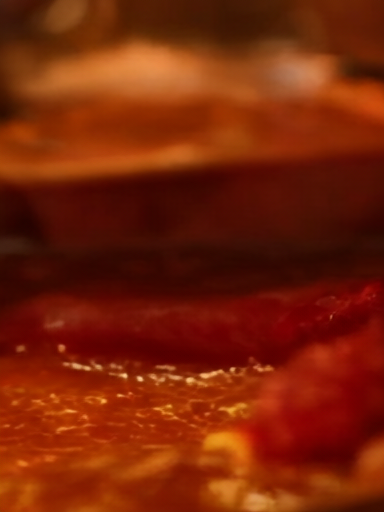

Recreate this plot in Python.
# M1 Smoke A: LTX-Video 2B via diffusers on V100 (fp16)
# 384x512 portrait, 33 frames @24fps (~1.4s), 15 steps, seed 42
import os, json, time, traceback

import numpy as np
import torch

OUT_DIR = "/root/cradle/reports/milestones"
MODEL_DIR = "/root/cradle/models/ltx-video-2b"
MP4 = os.path.join(OUT_DIR, "m1_ltx_smoke.mp4")
PNG = os.path.join(OUT_DIR, "m1_ltx_smoke.png")
JSN = os.path.join(OUT_DIR, "m1_ltx_smoke.json")

RESULT = {"script": "m1_ltx_smoke", "params": {
    "model": "Lightricks LTX-Video 2B v0.9.x diffusers layout (AI-ModelScope/LTX-Video transformer+vae fp32, cast fp16 at load)",
    "text_encoder": "google/t5-v1_1-xxl fp16 from AI-ModelScope/FLUX.1-dev text_encoder_2",
    "height": 512, "width": 384, "num_frames": 33, "fps": 24, "steps": 15,
    "guidance_scale": 3.0, "seed": 42, "dtype": "float16",
}, "attempts": []}

def frame_stats(frames):
    arr = np.stack([np.asarray(f.convert("L"), dtype=np.float32) for f in frames])
    return {"n_frames": int(arr.shape[0]), "gray_mean": round(float(arr.mean()), 2),
            "gray_std": round(float(arr.std()), 2), "gray_min": round(float(arr.min()), 2),
            "gray_max": round(float(arr.max()), 2)}

def looks_black(stats):
    return stats["gray_mean"] < 12 or stats["gray_std"] < 8

def save_video(frames, path, fps=24):
    import imageio.v2 as imageio
    w = imageio.get_writer(path, fps=fps, codec="libx264", quality=8,
                           macro_block_size=None, ffmpeg_params=["-pix_fmt", "yuv420p"])
    for f in frames:
        w.append_data(np.asarray(f.convert("RGB")))
    w.close()

def main():
    import diffusers
    from diffusers import LTXPipeline, AutoencoderKLLTXVideo
    try:
        from diffusers import LTXTransformer3DModel
    except ImportError:
        from diffusers.models.transformers.transformer_ltx import LTXVideoTransformer3DModel as LTXTransformer3DModel
    from transformers import T5EncoderModel, AutoTokenizer
    import imageio.v2 as imageio

    sched_cls = None
    for name in dir(diffusers):
        if "LTX" in name and "Scheduler" in name:
            sched_cls = getattr(diffusers, name)
            break
    from diffusers import FlowMatchEulerDiscreteScheduler
    # LTX-Video 0.9.x uses FlowMatchEulerDiscreteScheduler with dynamic shifting
    # (repo scheduler_config: base_shift 0.95 / max_shift 2.05 / seq len 256-4096)
    sched = FlowMatchEulerDiscreteScheduler.from_config({
        "num_train_timesteps": 1000, "base_image_seq_len": 256, "max_image_seq_len": 4096,
        "base_shift": 0.95, "max_shift": 2.05, "use_dynamic_shifting": True,
    })
    RESULT["scheduler_class"] = "FlowMatchEulerDiscreteScheduler(dynamic shifting; LTX-specific classes present: %s)" % (sched_cls or "none in diffusers 0.33")

    t0 = time.time()
    dtype = torch.float16
    te = T5EncoderModel.from_pretrained(f"{MODEL_DIR}/flux_t5", torch_dtype=dtype)
    tok = AutoTokenizer.from_pretrained(f"{MODEL_DIR}/tokenizer")
    transformer = LTXTransformer3DModel.from_pretrained(
        f"{MODEL_DIR}/transformer", torch_dtype=dtype)
    vae = AutoencoderKLLTXVideo.from_pretrained(
        f"{MODEL_DIR}/vae", torch_dtype=dtype)
    pipe = LTXPipeline(tokenizer=tok, text_encoder=te, transformer=transformer,
                       vae=vae, scheduler=sched)
    pipe.to("cuda")
    RESULT["load_sec"] = round(time.time() - t0, 1)
    RESULT["attempts"].append("pipeline loaded fp16")

    prompt = ("close-up of fresh beef tripe dipped into boiling spicy red hotpot broth, "
              "glistening oil bubbles, rising steam, warm restaurant lighting, shallow depth of field, "
              "appetizing food commercial, photorealistic")
    negative = ("human face, hands, fingers, text, watermark, logo, deformed, extra limbs, "
                "cartoon, illustration, blurry, low quality")
    seed, steps, g = 42, 15, 3.0

    def generate():
        gen = torch.Generator("cuda").manual_seed(seed)
        t1 = time.time()
        out = pipe(prompt=prompt, negative_prompt=negative, width=384, height=512,
                   num_frames=33, num_inference_steps=steps, guidance_scale=g,
                   generator=gen)
        torch.cuda.synchronize()
        return out.frames[0], time.time() - t1

    # attempt 1: full fp16
    vae_mode = "fp16"
    frames, dt = generate()
    stats = frame_stats(frames)
    RESULT["attempts"].append({"vae": vae_mode, "gen_sec": round(dt, 1), "stats": stats})
    if looks_black(stats):
        # attempt 2: VAE in fp32 (SPECS section 9 playbook)
        RESULT["attempts"].append("fp16 output black/broken -> VAE to fp32, retry (D-007 if used)")
        torch.cuda.empty_cache()
        pipe.vae.to(torch.float32)
        vae_mode = "fp32"
        frames, dt = generate()
        stats = frame_stats(frames)
        RESULT["attempts"].append({"vae": vae_mode, "gen_sec": round(dt, 1), "stats": stats})
        if looks_black(stats):
            raise RuntimeError(f"video still black/broken after VAE fp32: {stats}")

    save_video(frames, MP4, fps=24)
    imageio.imwrite(PNG, np.asarray(frames[0].convert("RGB")))

    RESULT.update({"status": "PASS", "vae_mode": vae_mode, "gen_sec": round(dt, 1),
                   "peak_vram_MiB": round(torch.cuda.max_memory_allocated() / 1024**2, 1),
                   "video": MP4, "first_frame": PNG, "frame_stats": stats})
    with open(JSN, "w") as f:
        json.dump(RESULT, f, indent=2, ensure_ascii=False)
    print("LTX SMOKE PASS", json.dumps({k: RESULT[k] for k in ("gen_sec", "peak_vram_MiB", "vae_mode")}))

if __name__ == "__main__":
    try:
        main()
    except Exception as e:
        traceback.print_exc()
        RESULT["status"] = "FAIL"
        RESULT["error"] = f"{type(e).__name__}: {e}"
        RESULT["traceback"] = traceback.format_exc()
        with open(JSN, "w") as f:
            json.dump(RESULT, f, indent=2, ensure_ascii=False)
        raise SystemExit(1)
